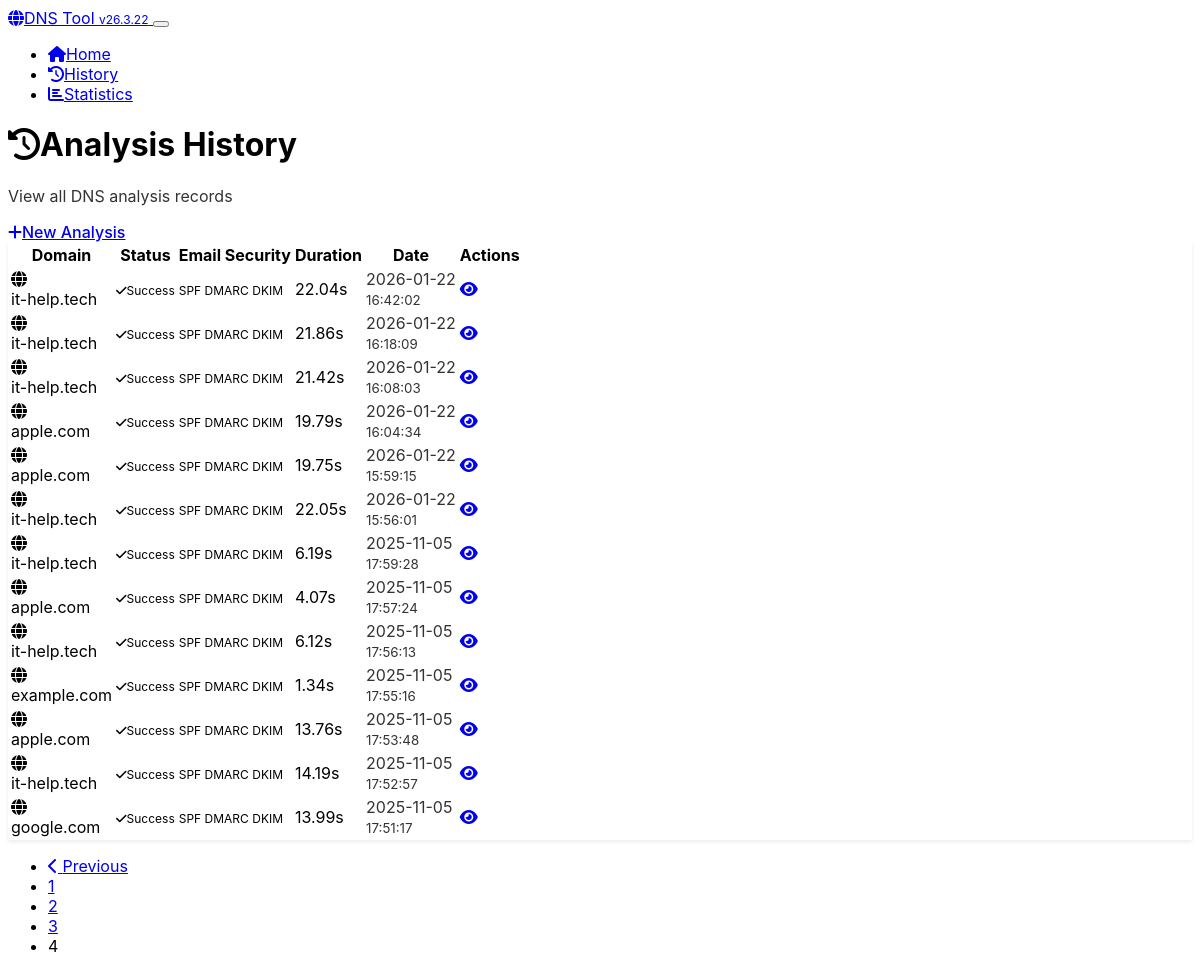
The page /history?page=4 on the database its author committed.
### app.py (models this page shows, shortened)
class DomainAnalysis(db.Model):
    __tablename__ = 'domain_analyses'
    id = db.Column(db.Integer, primary_key=True)
    domain = db.Column(db.String(255), nullable=False, index=True)
    ascii_domain = db.Column(db.String(255), nullable=False)
    basic_records = db.Column(JSON)
    authoritative_records = db.Column(JSON)
    spf_status = db.Column(db.String(20))
    spf_records = db.Column(JSON)
    dmarc_status = db.Column(db.String(20))
    dmarc_policy = db.Column(db.String(20))
    dmarc_records = db.Column(JSON)
    dkim_status = db.Column(db.String(20))
    dkim_selectors = db.Column(JSON)
    registrar_name = db.Column(db.String(255))
    registrar_source = db.Column(db.String(20))
    analysis_success = db.Column(db.Boolean, default=True)
    error_message = db.Column(db.Text)
    analysis_duration = db.Column(db.Float)  # seconds
    created_at = db.Column(db.DateTime, default=datetime.utcnow, nullable=False)
    updated_at = db.Column(db.DateTime, default=datetime.utcnow, onupdate=datetime.utcnow)

### app.py (the view)
@app.route('/history')
def history():
    page = request.args.get('page', 1, type=int)
    per_page = 20
    analyses = DomainAnalysis.query.order_by(
        DomainAnalysis.created_at.desc()
    ).paginate(
        page=page, per_page=per_page, error_out=False
    )
    return render_template('history.html', analyses=analyses)

### app.py (called while the page is built)
@app.context_processor
def inject_version():
    return {'app_version': APP_VERSION}

### templates/history.html (shortened to what this page needs)
<!DOCTYPE html>
<html lang="en" data-bs-theme="dark">
<head>
    <link href="https://cdn.replit.com/agent/bootstrap-agent-dark-theme.min.css" rel="stylesheet">
    <link href="{{ url_for('static', filename='css/custom.css') }}" rel="stylesheet">
    <link rel="preload" href="https://cdnjs.cloudflare.com/ajax/libs/font-awesome/6.4.0/css/all.min.css" as="style" onload="this.onload=null;this.rel='stylesheet'">
</head>
<body>
    <nav class="navbar navbar-expand-lg navbar-dark bg-dark">
        <div class="container">
            <a class="navbar-brand" href="{{ url_for('index') }}">
                <i class="fas fa-globe me-2"></i>DNS Tool <span class="badge bg-secondary ms-1">v{{ app_version }}</span>
            </a>
            <button class="navbar-toggler" type="button" data-bs-toggle="collapse" data-bs-target="#navbarNav">
            </button>
            <div class="collapse navbar-collapse" id="navbarNav">
                <ul class="navbar-nav ms-auto">
                    <li class="nav-item">
                        <a class="nav-link" href="{{ url_for('index') }}">
                            <i class="fas fa-home me-1"></i>Home
                        </a>
                    </li>
                    <li class="nav-item">
                        <a class="nav-link active" href="{{ url_for('history') }}">
                            <i class="fas fa-history me-1"></i>History
                        </a>
                    </li>
                    <li class="nav-item">
                        <a class="nav-link" href="{{ url_for('stats') }}">
                            <i class="fas fa-chart-bar me-1"></i>Statistics
                        </a>
                    </li>
                </ul>
            </div>
        </div>
    </nav>
    <div class="container my-4">
        <div class="d-flex justify-content-between align-items-center mb-4">
            <div>
                <h1 class="h3 mb-1">
                    <i class="fas fa-history me-2"></i>Analysis History
                </h1>
                <p class="text-muted mb-0">View all DNS analysis records</p>
            </div>
            <a href="{{ url_for('index') }}" class="btn btn-primary">
                <i class="fas fa-plus me-2"></i>New Analysis
            </a>
        </div>
        {% if analyses.items %}
            <div class="card">
                <div class="card-body">
                    <div class="table-responsive">
                        <table class="table table-hover mb-0">
                            <thead>
                                <tr>
                                    <th>Domain</th>
                                    <th>Status</th>
                                    <th>Email Security</th>
                                    <th>Duration</th>
                                    <th>Date</th>
                                    <th>Actions</th>
                                </tr>
                            </thead>
                            <tbody>
                                {% for analysis in analyses.items %}
                                <tr>
                                    <td>
                                        <div class="d-flex align-items-center">
                                            <i class="fas fa-globe text-primary me-2"></i>
                                            <div>
                                                <div class="fw-medium">{{ analysis.domain }}</div>
                                            </div>
                                        </div>
                                    </td>
                                    <td>
                                        {% if analysis.analysis_success %}
                                            <span class="badge bg-success">
                                                <i class="fas fa-check me-1"></i>Success
                                            </span>
                                        {% else %}
                                            <span class="badge bg-danger">
                                                <i class="fas fa-times me-1"></i>Failed
                                            </span>
                                        {% endif %}
                                    </td>
                                    <td>
                                        <div class="d-flex gap-1">
                                            {% if analysis.spf_status %}
                                                <span class="badge bg-{{ 'success' if analysis.spf_status == 'success' else 'warning' if analysis.spf_status == 'warning' else 'danger' }}" title="SPF">
                                                    SPF
                                                </span>
                                            {% endif %}
                                            {% if analysis.dmarc_status %}
                                                <span class="badge bg-{{ 'success' if analysis.dmarc_status == 'success' else 'warning' if analysis.dmarc_status == 'warning' else 'danger' }}" title="DMARC">
                                                    DMARC
                                                </span>
                                            {% endif %}
                                            {% if analysis.dkim_status %}
                                                <span class="badge bg-{{ 'success' if analysis.dkim_status == 'success' else 'warning' }}" title="DKIM">
                                                    DKIM
                                                </span>
                                            {% endif %}
                                        </div>
                                    </td>
                                    <td>
                                        {% if analysis.analysis_duration %}
                                            {{ "%.2f"|format(analysis.analysis_duration) }}s
                                        {% else %}
                                            -
                                        {% endif %}
                                    </td>
                                    <td>
                                        <div class="text-muted">
                                            {{ analysis.created_at.strftime('%Y-%m-%d') }}<br>
                                            <small>{{ analysis.created_at.strftime('%H:%M:%S') }}</small>
                                        </div>
                                    </td>
                                    <td>
                                        <div class="btn-group" role="group">
                                            <a href="{{ url_for('view_analysis', analysis_id=analysis.id) }}"
                                               class="btn btn-sm btn-outline-primary" title="View Details">
                                                <i class="fas fa-eye"></i>
                                            </a>
                                        </div>
                                    </td>
                                </tr>
                                {% endfor %}
                            </tbody>
                        </table>
                    </div>
                </div>
            </div>
            {% if analyses.pages > 1 %}
                <nav aria-label="Analysis history pagination" class="mt-4">
                    <ul class="pagination justify-content-center">
                        {% if analyses.has_prev %}
                            <li class="page-item">
                                <a class="page-link" href="{{ url_for('history', page=analyses.prev_num) }}">
                                    <i class="fas fa-chevron-left"></i> Previous
                                </a>
                            </li>
                        {% endif %}
                        {% for page_num in analyses.iter_pages() %}
                            {% if page_num %}
                                {% if page_num != analyses.page %}
                                    <li class="page-item">
                                        <a class="page-link" href="{{ url_for('history', page=page_num) }}">{{ page_num }}</a>
                                    </li>
                                {% else %}
                                    <li class="page-item active">
                                        <span class="page-link">{{ page_num }}</span>
                                    </li>
                                {% endif %}
                            {% else %}
                                <li class="page-item disabled">
                                    <span class="page-link">...</span>
                                </li>
                            {% endif %}
                        {% endfor %}
                    </ul>
                </nav>
            {% endif %}
        {% endif %}
    </div>
</body>
</html>

### static/css/custom.css (style rules this page uses)
:root { --code-bg: hsl(210, 11%, 15%); --code-border: hsl(210, 11%, 25%); --feature-icon-size: 3rem; }
body { font-family: -apple-system, BlinkMacSystemFont, 'Segoe UI', Roboto, sans-serif; }
.card { border: 1px solid var(--bs-border-color); box-shadow: 0 0.125rem 0.25rem rgba(0, 0, 0, 0.075); }
.badge { font-size: 0.75em; }
.btn { border-radius: 0.375rem; font-weight: 500; }
.text-muted { opacity: 0.8; }

### rows shown on the page
DomainAnalysis: domain "it-help.tech", analysis_success True (drawn), analysis_duration "22.04", created_at "2026-01-22", created_at "16:42:02"
DomainAnalysis: domain "it-help.tech", analysis_success True (drawn), analysis_duration "21.86", created_at "2026-01-22", created_at "16:18:09"
DomainAnalysis: domain "it-help.tech", analysis_success True (drawn), analysis_duration "21.42", created_at "2026-01-22", created_at "16:08:03"
DomainAnalysis: domain "apple.com", analysis_success True (drawn), analysis_duration "19.79", created_at "2026-01-22", created_at "16:04:34"
DomainAnalysis: domain "apple.com", analysis_success True (drawn), analysis_duration "19.75", created_at "2026-01-22", created_at "15:59:15"
DomainAnalysis: domain "it-help.tech", analysis_success True (drawn), analysis_duration "22.05", created_at "2026-01-22", created_at "15:56:01"
DomainAnalysis: domain "it-help.tech", analysis_success True (drawn), analysis_duration "6.19", created_at "2025-11-05", created_at "17:59:28"
DomainAnalysis: domain "apple.com", analysis_success True (drawn), analysis_duration "4.07", created_at "2025-11-05", created_at "17:57:24"
DomainAnalysis: domain "it-help.tech", analysis_success True (drawn), analysis_duration "6.12", created_at "2025-11-05", created_at "17:56:13"
DomainAnalysis: domain "example.com", analysis_success True (drawn), analysis_duration "1.34", created_at "2025-11-05", created_at "17:55:16"
DomainAnalysis: domain "apple.com", analysis_success True (drawn), analysis_duration "13.76", created_at "2025-11-05", created_at "17:53:48"
DomainAnalysis: domain "it-help.tech", analysis_success True (drawn), analysis_duration "14.19", created_at "2025-11-05", created_at "17:52:57"
DomainAnalysis: domain "google.com", analysis_success True (drawn), analysis_duration "13.99", created_at "2025-11-05", created_at "17:51:17"

### other values the page prints
{{ app_version }} "26.3.22"
{{ page_num }} "1" "2" "3"
{{ page_num }} "4"
